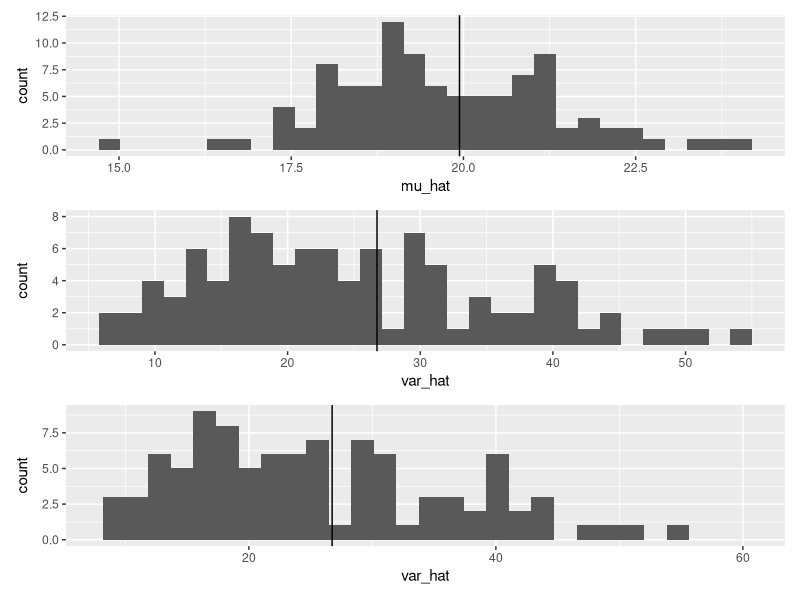

The R script that drew this image:
# setup -------------------------------------------------------------------
rm(list = ls())
library(tidyverse)

h <- c(16.9, 20.9, 15.8, 28, 21.6, 15.9, 22.4, 23.7, 22.9, 18.5)

df_h1 <- tibble(plant_id = 1:10, # a vector from 1 to 10 by 1
                height = h, # height
                unit = "cm") %>% # unit
        mutate(mu_height = mean(height),
               var_height = sum((height - mu_height)^2) / nrow(.)) #"." represents df when piping

h <- c(27.6, 21.9, 16.9, 8.9, 25.6, 19.8, 19.9, 24.7, 24.1, 23)

df_h2 <- tibble(plant_id = 11:20, # a vector from 11 to 20 by 1
                height = h,
                unit = "cm") %>% 
        mutate(mu_height = mean(height),
               var_height = sum((height - mu_height)^2) / nrow(.))

print(df_h2)

# load csv data into R
## - include 1000 individuals, entire garden
df_h0 <- read_csv(here::here("data_raw/data_plant_height.csv")) #read_csv is tidyverse - safer than read.csv

## true mean, true variance
(mu <- mean(df_h0$height))
(sigma2 <- sum((df_h0$height - mu)^2) / nrow(df_h0))

## random 10 samples
df_i <- df_h0 %>% 
        sample_n(size = 10)
## get 100 sets of 10 samples and estimate mean for each 10
mu_i <- sigma2_i <- NULL #define null objects for indexing to work
for (i in 1:100) {
        df_i <- df_h0 %>% 
                sample_n(size = 10)
        mu_i[i] <- mean(df_i$height)
        sigma2_i[i] <- sum((df_i$height - mean(df_i$height))^2) / nrow(df_i)
}
## ubiased estimate
mu_i <- sigma2_i <- sigma2_u_i <- NULL #define null objects for indexing to work
for (i in 1:100) {
        df_i <- df_h0 %>% 
                sample_n(size = 10)
        mu_i[i] <- mean(df_i$height)
        sigma2_i[i] <- sum((df_i$height - mean(df_i$height))^2) / nrow(df_i)
        sigma2_u_i[i] <- var(df_i$height)
}

library(patchwork)

## draw histogram for mean
df_sample <- tibble(mu_hat = mu_i,
                    var_hat = sigma2_i,
                    var_u_hat = sigma2_u_i)
g_mu <- df_sample %>% 
        ggplot(aes(x = mu_hat)) +
        geom_histogram() +
        geom_vline(xintercept = mu)

g_var <- df_sample %>% 
        ggplot(aes(x = var_hat)) +
        geom_histogram() +
        geom_vline(xintercept = sigma2)

g_var_u <- df_sample %>% 
        ggplot(aes(x = var_hat)) +
        geom_histogram() +
        geom_vline(xintercept = sigma2) +
        scale_x_continuous(limits= c(min(c(sigma2, sigma2_u_i)),
                                     max(c(sigma2, sigma2_u_i))))

## using patchwork
g_mu / g_var / g_var_u # slash alines vertically


